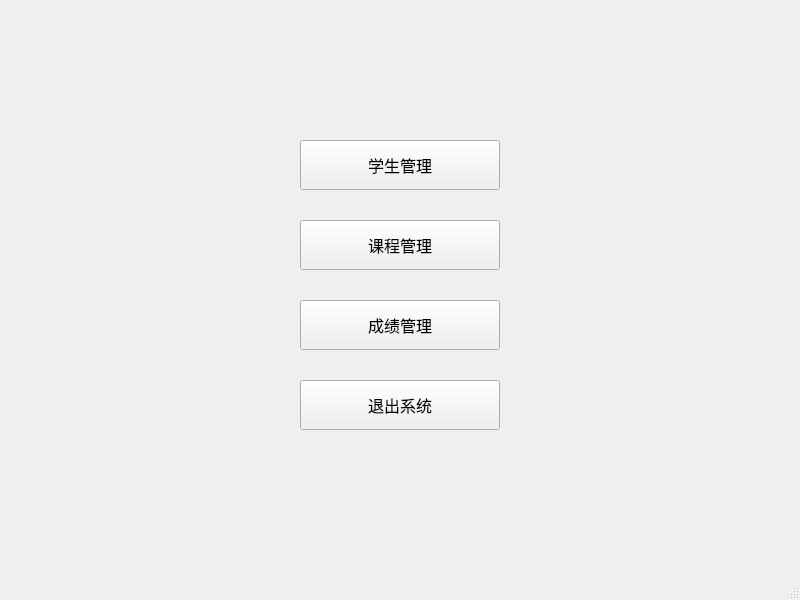
<?xml version="1.0" encoding="UTF-8"?>
<ui version="4.0">
 <class>MainWindow</class>
 <widget class="QMainWindow" name="MainWindow">
  <property name="geometry">
   <rect>
    <x>0</x>
    <y>0</y>
    <width>800</width>
    <height>600</height>
   </rect>
  </property>
  <property name="font">
   <font>
    <pointsize>12</pointsize>
   </font>
  </property>
  <property name="windowTitle">
   <string>MainWindow</string>
  </property>
  <widget class="QWidget" name="centralwidget">
   <property name="minimumSize">
    <size>
     <width>600</width>
     <height>400</height>
    </size>
   </property>
   <widget class="QWidget" name="layoutWidget">
    <property name="geometry">
     <rect>
      <x>280</x>
      <y>90</y>
      <width>240</width>
      <height>390</height>
     </rect>
    </property>
    <layout class="QVBoxLayout" name="verticalLayout">
     <property name="spacing">
      <number>30</number>
     </property>
     <property name="leftMargin">
      <number>20</number>
     </property>
     <property name="topMargin">
      <number>50</number>
     </property>
     <property name="rightMargin">
      <number>20</number>
     </property>
     <property name="bottomMargin">
      <number>50</number>
     </property>
     <item>
      <widget class="QPushButton" name="btnStudent">
       <property name="minimumSize">
        <size>
         <width>200</width>
         <height>50</height>
        </size>
       </property>
       <property name="maximumSize">
        <size>
         <width>200</width>
         <height>50</height>
        </size>
       </property>
       <property name="font">
        <font>
         <pointsize>12</pointsize>
        </font>
       </property>
       <property name="text">
        <string>学生管理</string>
       </property>
      </widget>
     </item>
     <item>
      <widget class="QPushButton" name="btnCourse">
       <property name="minimumSize">
        <size>
         <width>200</width>
         <height>50</height>
        </size>
       </property>
       <property name="maximumSize">
        <size>
         <width>200</width>
         <height>50</height>
        </size>
       </property>
       <property name="font">
        <font>
         <pointsize>12</pointsize>
        </font>
       </property>
       <property name="text">
        <string>课程管理</string>
       </property>
      </widget>
     </item>
     <item>
      <widget class="QPushButton" name="btnScore">
       <property name="minimumSize">
        <size>
         <width>200</width>
         <height>50</height>
        </size>
       </property>
       <property name="maximumSize">
        <size>
         <width>200</width>
         <height>50</height>
        </size>
       </property>
       <property name="text">
        <string>成绩管理</string>
       </property>
      </widget>
     </item>
     <item>
      <widget class="QPushButton" name="btnExit">
       <property name="minimumSize">
        <size>
         <width>200</width>
         <height>50</height>
        </size>
       </property>
       <property name="maximumSize">
        <size>
         <width>200</width>
         <height>50</height>
        </size>
       </property>
       <property name="text">
        <string>退出系统</string>
       </property>
      </widget>
     </item>
    </layout>
   </widget>
  </widget>
  <widget class="QMenuBar" name="menubar">
   <property name="geometry">
    <rect>
     <x>0</x>
     <y>0</y>
     <width>800</width>
     <height>22</height>
    </rect>
   </property>
  </widget>
  <widget class="QStatusBar" name="statusbar"/>
 </widget>
 <resources/>
 <connections/>
</ui>
